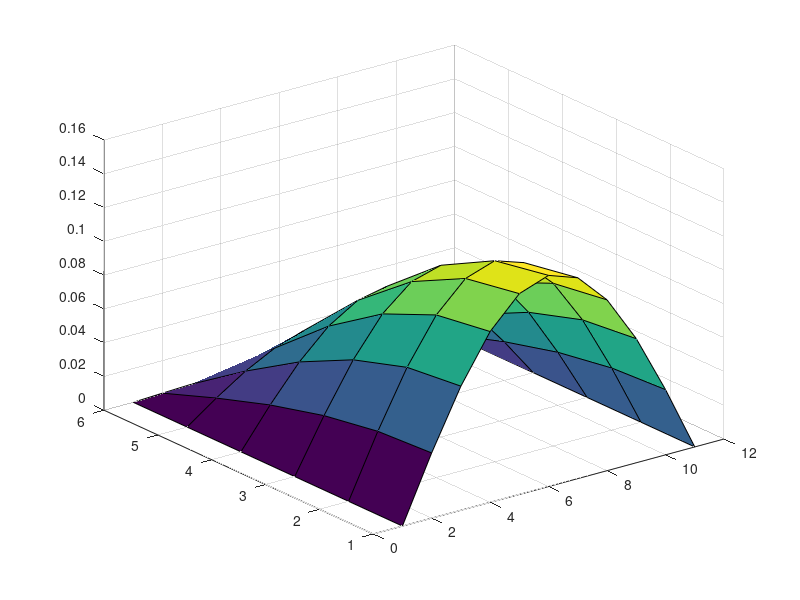

Recreate this plot in MATLAB.
clear;
clc;

L = 1;
h = 0.1;
k = 0.1;
c = 1;
a = c*k/h;
t = 0.5;
x = 0:h:L;

n = round(L/h)+1;
nn = round(t/k)+1;
u = zeros(n,nn);
u(:,1) = 1/8*sin(pi*x);
V = zeros(n,1);
V(1,:) = 0;
A = gallery('tridiag',n-2);
I = speye(n-2);
b = zeros(n,1);

b(1) = -1;
b(n) = -1;
u(2:n-1,2) = (2*(4/(a^2)*I+A))\((2*(4/(a^2)*I-A))*u(2:n-1,1)+(4/a^2*I+A)*2*k*V(2:n-1,1));
for j=2:nn-1
    u(2:n-1,j+1) = ((4/(a^2)*I+A))\((2*(4/(a^2)*I-A))*u(2:n-1,j)-(4/a^2*I+A)*u(2:n-1,j-1));
end
surf(u');

D = 1/8*sin(pi*x)*cos(pi*t);
E = abs(D'-u(:,nn))